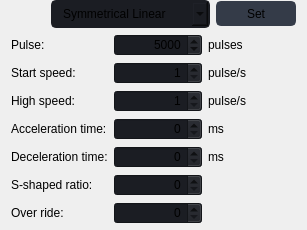
                                 <widget class="QFrame" name="frame_content_Brightness_2">
                                  <property name="frameShape">
                                   <enum>QFrame::NoFrame</enum>
                                  </property>
                                  <property name="frameShadow">
                                   <enum>QFrame::Raised</enum>
                                  </property>
                                  <layout class="QVBoxLayout" name="verticalLayout_21">
                                   <property name="spacing">
                                    <number>6</number>
                                   </property>
                                   <property name="topMargin">
                                    <number>0</number>
                                   </property>
                                   <property name="bottomMargin">
                                    <number>6</number>
                                   </property>
                                   <item>
                                    <layout class="QHBoxLayout" name="horizontalLayout_12">
                                     <item>
                                      <spacer name="horizontalSpacer">
                                       <property name="orientation">
                                        <enum>Qt::Horizontal</enum>
                                       </property>
                                       <property name="sizeHint" stdset="0">
                                        <size>
                                         <width>40</width>
                                         <height>20</height>
                                        </size>
                                       </property>
                                      </spacer>
                                     </item>
                                     <item>
                                      <widget class="QComboBox" name="comboBox">
                                       <property name="maximumSize">
                                        <size>
                                         <width>16777215</width>
                                         <height>28</height>
                                        </size>
                                       </property>
                                       <property name="font">
                                        <font>
                                         <family>Segoe UI</family>
                                         <pointsize>9</pointsize>
                                        </font>
                                       </property>
                                       <property name="autoFillBackground">
                                        <bool>false</bool>
                                       </property>
                                       <property name="styleSheet">
                                        <string notr="true">QComboBox{
	background-color: rgb(27, 29, 35);
	border-radius: 5px;
	border: 2px solid rgb(27, 29, 35);
	padding: 5px;
	padding-left: 10px;
}
QComboBox:hover{
	border: 2px solid rgb(64, 71, 88);
}
QComboBox QAbstractItemView {
	color: rgb(85, 170, 255);	
	background-color: rgb(27, 29, 35);
	padding: 10px;
	selection-background-color: rgb(39, 44, 54);
}</string>
                                       </property>
                                       <property name="iconSize">
                                        <size>
                                         <width>16</width>
                                         <height>16</height>
                                        </size>
                                       </property>
                                       <property name="frame">
                                        <bool>true</bool>
                                       </property>
                                       <item>
                                        <property name="text">
                                         <string>Symmetrical Linear </string>
                                        </property>
                                       </item>
                                       <item>
                                        <property name="text">
                                         <string>Symmetrical S-shape</string>
                                        </property>
                                       </item>
                                       <item>
                                        <property name="text">
                                         <string>Asymmetrical Liner</string>
                                        </property>
                                       </item>
                                       <item>
                                        <property name="text">
                                         <string>Asymmetrical S-shape</string>
                                        </property>
                                       </item>
                                      </widget>
                                     </item>
                                     <item>
                                      <widget class="QPushButton" name="pushButton_SetParam">
                                       <property name="enabled">
                                        <bool>true</bool>
                                       </property>
                                       <property name="minimumSize">
                                        <size>
                                         <width>80</width>
                                         <height>25</height>
                                        </size>
                                       </property>
                                       <property name="font">
                                        <font>
                                         <family>Segoe UI</family>
                                        </font>
                                       </property>
                                       <property name="styleSheet">
                                        <string notr="true">QPushButton {
	border: 2px solid rgb(52, 59, 72);
	border-radius: 5px;	
	background-color: rgb(52, 59, 72);
}
QPushButton:hover {
	background-color: rgb(57, 65, 80);
	border: 2px solid rgb(61, 70, 86);
}
QPushButton:pressed {	
	background-color: rgb(35, 40, 49);
	border: 2px solid rgb(43, 50, 61);
}</string>
                                       </property>
                                       <property name="text">
                                        <string>Set</string>
                                       </property>
                                      </widget>
                                     </item>
                                    </layout>
                                   </item>
                                   <item>
                                    <layout class="QGridLayout" name="gridLayout_4">
                                     <item row="1" column="2">
                                      <widget class="QLabel" name="label_max_Brightness_9">
                                       <property name="minimumSize">
                                        <size>
                                         <width>0</width>
                                         <height>22</height>
                                        </size>
                                       </property>
                                       <property name="font">
                                        <font>
                                         <family>Segoe UI</family>
                                        </font>
                                       </property>
                                       <property name="text">
                                        <string>pulse/s</string>
                                       </property>
                                      </widget>
                                     </item>
                                     <item row="2" column="2">
                                      <widget class="QLabel" name="label_max_Brightness_10">
                                       <property name="minimumSize">
                                        <size>
                                         <width>0</width>
                                         <height>22</height>
                                        </size>
                                       </property>
                                       <property name="font">
                                        <font>
                                         <family>Segoe UI</family>
                                        </font>
                                       </property>
                                       <property name="text">
                                        <string>pulse/s</string>
                                       </property>
                                      </widget>
                                     </item>
                                     <item row="0" column="1">
                                      <widget class="QSpinBox" name="spinBox_Pulse">
                                       <property name="font">
                                        <font>
                                         <family>Segoe UI</family>
                                        </font>
                                       </property>
                                       <property name="styleSheet">
                                        <string notr="true">background-color: rgb(27, 29, 35);</string>
                                       </property>
                                       <property name="alignment">
                                        <set>Qt::AlignRight|Qt::AlignTrailing|Qt::AlignVCenter</set>
                                       </property>
                                       <property name="maximum">
                                        <number>100000</number>
                                       </property>
                                       <property name="singleStep">
                                        <number>1000</number>
                                       </property>
                                       <property name="value">
                                        <number>5000</number>
                                       </property>
                                      </widget>
                                     </item>
                                     <item row="0" column="0">
                                      <widget class="QLabel" name="label_max_Brightness_7">
                                       <property name="minimumSize">
                                        <size>
                                         <width>0</width>
                                         <height>22</height>
                                        </size>
                                       </property>
                                       <property name="font">
                                        <font>
                                         <family>Segoe UI</family>
                                        </font>
                                       </property>
                                       <property name="text">
                                        <string>Pulse:</string>
                                       </property>
                                      </widget>
                                     </item>
                                     <item row="0" column="2">
                                      <widget class="QLabel" name="label_max_Brightness_8">
                                       <property name="minimumSize">
                                        <size>
                                         <width>0</width>
                                         <height>22</height>
                                        </size>
                                       </property>
                                       <property name="font">
                                        <font>
                                         <family>Segoe UI</family>
                                        </font>
                                       </property>
                                       <property name="text">
                                        <string>pulses</string>
                                       </property>
                                      </widget>
                                     </item>
                                     <item row="5" column="1">
                                      <widget class="QSpinBox" name="spinBox_SshapeRatio">
                                       <property name="font">
                                        <font>
                                         <family>Segoe UI</family>
                                        </font>
                                       </property>
                                       <property name="styleSheet">
                                        <string notr="true">background-color: rgb(27, 29, 35);</string>
                                       </property>
                                       <property name="alignment">
                                        <set>Qt::AlignRight|Qt::AlignTrailing|Qt::AlignVCenter</set>
                                       </property>
                                       <property name="maximum">
                                        <number>100</number>
                                       </property>
                                       <property name="singleStep">
                                        <number>10</number>
                                       </property>
                                      </widget>
                                     </item>
                                     <item row="3" column="1">
                                      <widget class="QSpinBox" name="spinBox_Utime">
                                       <property name="font">
                                        <font>
                                         <family>Segoe UI</family>
                                        </font>
                                       </property>
                                       <property name="styleSheet">
                                        <string notr="true">background-color: rgb(27, 29, 35);</string>
                                       </property>
                                       <property name="alignment">
                                        <set>Qt::AlignRight|Qt::AlignTrailing|Qt::AlignVCenter</set>
                                       </property>
                                       <property name="maximum">
                                        <number>65535</number>
                                       </property>
                                       <property name="singleStep">
                                        <number>10</number>
                                       </property>
                                      </widget>
                                     </item>
                                     <item row="2" column="1">
                                      <widget class="QSpinBox" name="spinBox_HighSpeed">
                                       <property name="font">
                                        <font>
                                         <family>Segoe UI</family>
                                        </font>
                                       </property>
                                       <property name="styleSheet">
                                        <string notr="true">background-color: rgb(27, 29, 35);</string>
                                       </property>
                                       <property name="alignment">
                                        <set>Qt::AlignRight|Qt::AlignTrailing|Qt::AlignVCenter</set>
                                       </property>
                                       <property name="minimum">
                                        <number>1</number>
                                       </property>
                                       <property name="maximum">
                                        <number>400000000</number>
                                       </property>
                                       <property name="singleStep">
                                        <number>1000</number>
                                       </property>
                                      </widget>
                                     </item>
                                     <item row="4" column="1">
                                      <widget class="QSpinBox" name="spinBox_Dtime">
                                       <property name="font">
                                        <font>
                                         <family>Segoe UI</family>
                                        </font>
                                       </property>
                                       <property name="styleSheet">
                                        <string notr="true">background-color: rgb(27, 29, 35);</string>
                                       </property>
                                       <property name="alignment">
                                        <set>Qt::AlignRight|Qt::AlignTrailing|Qt::AlignVCenter</set>
                                       </property>
                                       <property name="maximum">
                                        <number>65535</number>
                                       </property>
                                       <property name="singleStep">
                                        <number>10</number>
                                       </property>
                                      </widget>
                                     </item>
                                     <item row="1" column="0">
                                      <widget class="QLabel" name="label_max_Brightness_4">
                                       <property name="minimumSize">
                                        <size>
                                         <width>0</width>
                                         <height>22</height>
                                        </size>
                                       </property>
                                       <property name="font">
                                        <font>
                                         <family>Segoe UI</family>
                                        </font>
                                       </property>
                                       <property name="text">
                                        <string>Start speed:</string>
                                       </property>
                                      </widget>
                                     </item>
                                     <item row="3" column="2">
                                      <widget class="QLabel" name="label_MousePosition_value_14">
                                       <property name="minimumSize">
                                        <size>
                                         <width>0</width>
                                         <height>0</height>
                                        </size>
                                       </property>
                                       <property name="maximumSize">
                                        <size>
                                         <width>1000</width>
                                         <height>20</height>
                                        </size>
                                       </property>
                                       <property name="font">
                                        <font>
                                         <family>Segoe UI</family>
                                         <weight>50</weight>
                                         <bold>false</bold>
                                        </font>
                                       </property>
                                       <property name="text">
                                        <string>ms</string>
                                       </property>
                                       <property name="alignment">
                                        <set>Qt::AlignLeading|Qt::AlignLeft|Qt::AlignVCenter</set>
                                       </property>
                                      </widget>
                                     </item>
                                     <item row="4" column="2">
                                      <widget class="QLabel" name="label_MousePosition_value_13">
                                       <property name="minimumSize">
                                        <size>
                                         <width>0</width>
                                         <height>0</height>
                                        </size>
                                       </property>
                                       <property name="maximumSize">
                                        <size>
                                         <width>1000</width>
                                         <height>20</height>
                                        </size>
                                       </property>
                                       <property name="font">
                                        <font>
                                         <family>Segoe UI</family>
                                         <weight>50</weight>
                                         <bold>false</bold>
                                        </font>
                                       </property>
                                       <property name="text">
                                        <string>ms</string>
                                       </property>
                                       <property name="alignment">
                                        <set>Qt::AlignLeading|Qt::AlignLeft|Qt::AlignVCenter</set>
                                       </property>
                                      </widget>
                                     </item>
                                     <item row="1" column="1">
                                      <widget class="QSpinBox" name="spinBox_Speed">
                                       <property name="font">
                                        <font>
                                         <family>Segoe UI</family>
                                        </font>
                                       </property>
                                       <property name="styleSheet">
                                        <string notr="true">background-color: rgb(27, 29, 35);</string>
                                       </property>
                                       <property name="alignment">
                                        <set>Qt::AlignRight|Qt::AlignTrailing|Qt::AlignVCenter</set>
                                       </property>
                                       <property name="minimum">
                                        <number>1</number>
                                       </property>
                                       <property name="maximum">
                                        <number>400000000</number>
                                       </property>
                                       <property name="singleStep">
                                        <number>100</number>
                                       </property>
                                      </widget>
                                     </item>
                                     <item row="2" column="0">
                                      <widget class="QLabel" name="label_MousePosition_value_17">
                                       <property name="minimumSize">
                                        <size>
                                         <width>0</width>
                                         <height>0</height>
                                        </size>
                                       </property>
                                       <property name="maximumSize">
                                        <size>
                                         <width>1000</width>
                                         <height>20</height>
                                        </size>
                                       </property>
                                       <property name="font">
                                        <font>
                                         <family>Segoe UI</family>
                                         <weight>50</weight>
                                         <bold>false</bold>
                                        </font>
                                       </property>
                                       <property name="text">
                                        <string>High speed:</string>
                                       </property>
                                       <property name="alignment">
                                        <set>Qt::AlignLeading|Qt::AlignLeft|Qt::AlignVCenter</set>
                                       </property>
                                      </widget>
                                     </item>
                                     <item row="5" column="0">
                                      <widget class="QLabel" name="label_min_Brightness_3">
                                       <property name="minimumSize">
                                        <size>
                                         <width>0</width>
                                         <height>22</height>
                                        </size>
                                       </property>
                                       <property name="font">
                                        <font>
                                         <family>Segoe UI</family>
                                         <weight>50</weight>
                                         <bold>false</bold>
                                        </font>
                                       </property>
                                       <property name="text">
                                        <string>S-shaped ratio:</string>
                                       </property>
                                      </widget>
                                     </item>
                                     <item row="3" column="0">
                                      <widget class="QLabel" name="label_min_Brightness_2">
                                       <property name="minimumSize">
                                        <size>
                                         <width>0</width>
                                         <height>22</height>
                                        </size>
                                       </property>
                                       <property name="font">
                                        <font>
                                         <family>Segoe UI</family>
                                         <weight>50</weight>
                                         <bold>false</bold>
                                        </font>
                                       </property>
                                       <property name="text">
                                        <string>Acceleration time:</string>
                                       </property>
                                      </widget>
                                     </item>
                                     <item row="4" column="0">
                                      <widget class="QLabel" name="label_max_Brightness_2">
                                       <property name="minimumSize">
                                        <size>
                                         <width>0</width>
                                         <height>22</height>
                                        </size>
                                       </property>
                                       <property name="font">
                                        <font>
                                         <family>Segoe UI</family>
                                        </font>
                                       </property>
                                       <property name="text">
                                        <string>Deceleration time:</string>
                                       </property>
                                      </widget>
                                     </item>
                                     <item row="6" column="1">
                                      <widget class="QSpinBox" name="spinBox_Override">
                                       <property name="font">
                                        <font>
                                         <family>Segoe UI</family>
                                        </font>
                                       </property>
                                       <property name="styleSheet">
                                        <string notr="true">background-color: rgb(27, 29, 35);</string>
                                       </property>
                                       <property name="alignment">
                                        <set>Qt::AlignRight|Qt::AlignTrailing|Qt::AlignVCenter</set>
                                       </property>
                                       <property name="maximum">
                                        <number>10</number>
                                       </property>
                                      </widget>
                                     </item>
                                     <item row="6" column="0">
                                      <widget class="QLabel" name="label_min_Brightness_4">
                                       <property name="minimumSize">
                                        <size>
                                         <width>0</width>
                                         <height>22</height>
                                        </size>
                                       </property>
                                       <property name="font">
                                        <font>
                                         <family>Segoe UI</family>
                                         <weight>50</weight>
                                         <bold>false</bold>
                                        </font>
                                       </property>
                                       <property name="text">
                                        <string>Over ride:</string>
                                       </property>
                                      </widget>
                                     </item>
                                    </layout>
                                   </item>
                                  </layout>
                                 </widget>
